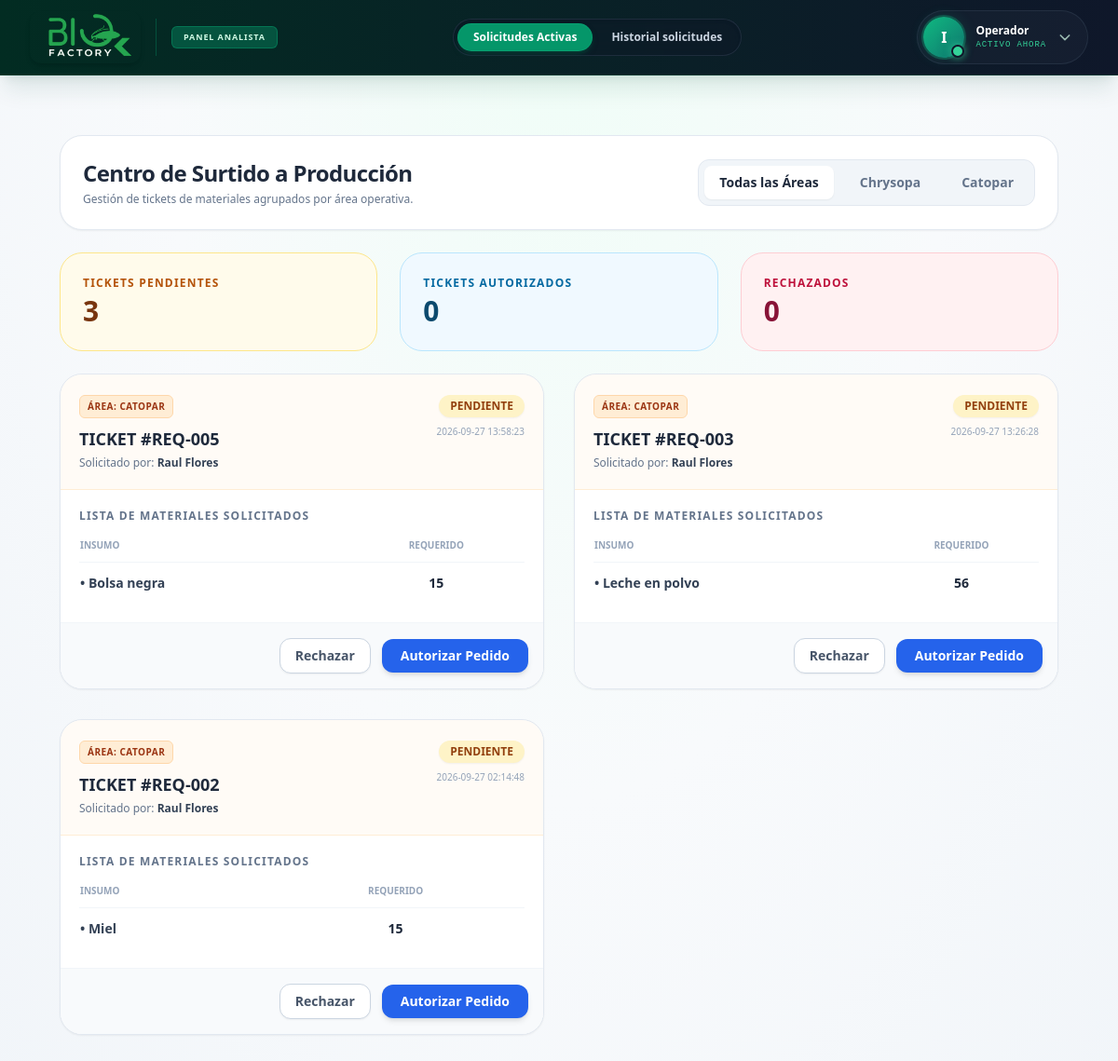
Screenshot of /inventario/solicitudes with the database file from the repository.
### tables this page shows
CREATE TABLE USUARIOS (
    id_usuario INTEGER PRIMARY KEY AUTOINCREMENT,
    id_area INTEGER,
    nombre_usuario VARCHAR(150) NOT NULL,
    puesto VARCHAR(100),
    nip_firma VARCHAR(50)
, estatus TEXT DEFAULT 'Activo');

CREATE TABLE "SOLICITUDES_MATERIAL" (
    "id_solicitud" INTEGER PRIMARY KEY AUTOINCREMENT,
    "id_area_solicitante" INTEGER,
    "id_operador" INTEGER,
    "fecha_solicitud" DATETIME DEFAULT CURRENT_TIMESTAMP,
    "estatus" TEXT
);

CREATE TABLE MATERIALES (

    id_material INTEGER PRIMARY KEY AUTOINCREMENT,

    id_area INTEGER,

    nombre_material VARCHAR(150) NOT NULL,

    presentacion VARCHAR(100)

);

### routes/inventario.py (the view)
@inventario_bp.route('/solicitudes')
def listar_solicitudes():
    try:
        conn = sqlite3.connect(r'C:\Users\maryt\OneDrive\Escritorio\Proyecto\SF_Koppert\Bd_SIO-AGRO.db')
        conn.row_factory = sqlite3.Row
        cursor = conn.cursor()
        cursor.execute("""
            SELECT
                SM.id_solicitud,
                SM.fecha_solicitud,
                SM.estatus,
                U.nombre_usuario,
                A.nombre_area,
                M.nombre_material,
                SD.cantidad_solicitada
            FROM SOLICITUDES_MATERIAL SM
            JOIN USUARIOS U ON SM.id_operador = U.id_usuario
            JOIN CAT_AREAS A ON SM.id_area_solicitante = A.id_area
            JOIN SOLICITUDES_DETALLE SD ON SM.id_solicitud = SD.id_solicitud
            JOIN MATERIALES M ON SD.id_material = M.id_material
            WHERE SM.estatus IN ('Pendiente', 'Autorizado')
            ORDER BY SM.id_solicitud DESC
        """)
        filas = cursor.fetchall()
        tickets_dict = {}
        for fila in filas:
            folio = fila['id_solicitud']
            if folio not in tickets_dict:
                tickets_dict[folio] = {
                    'folio_ticket': folio,
                    'fecha_solicitud': fila['fecha_solicitud'],
                    'estatus': fila['estatus'],
                    'nombre_usuario': fila['nombre_usuario'],
                    'nombre_area': fila['nombre_area'],
                    'materiales': []
                }
            tickets_dict[folio]['materiales'].append({
                'nombre': fila['nombre_material'],
                'cantidad': fila['cantidad_solicitada']
            })
        tickets = list(tickets_dict.values())
        conn.close()
    except Exception as e:
        print(f"Error en inventario: {e}")
        tickets = []
    return render_template('inventario/solicitudes.html', tickets=tickets)

### templates/inventario/solicitudes.html (shortened to what this page needs)
{% extends "inventario/base_inventario.html" %}
{% block navbar_menu %}
<div class="flex items-center gap-1 p-1 bg-slate-900/40 rounded-full border border-slate-700/50 backdrop-blur-md shadow-inner">
    <a href="{{ url_for('inventario.listar_solicitudes') }}" class="flex items-center gap-1.5 px-3 sm:px-4 py-1.5 rounded-full text-[11px] sm:text-xs font-bold text-white bg-emerald-600 shadow-md shadow-emerald-900/50 border border-emerald-500/30 transition-all cursor-default whitespace-nowrap">
        Solicitudes Activas
    </a>
    <a href="{{ url_for('inventario.historial_solicitudes') }}" class="px-3 sm:px-4 py-1.5 rounded-full text-[11px] sm:text-xs font-bold text-slate-300 hover:text-white hover:bg-slate-700/50 transition-all whitespace-nowrap">
        Historial solicitudes
    </a>
</div>
{% endblock %}
{% block content %}
    <main class="flex-1 overflow-y-auto p-4 sm:p-8">
        <div class="max-w-7xl mx-auto space-y-6">
            <div class="flex flex-col md:flex-row justify-between items-start md:items-center bg-white p-5 sm:p-6 rounded-3xl shadow-sm border border-slate-200 gap-4">
                <div class="w-full md:w-auto">
                    <h1 class="text-xl md:text-2xl font-black text-slate-800 tracking-tight">Centro de Surtido a Producción</h1>
                    <p class="text-xs text-slate-500 font-medium mt-1">Gestión de tickets de materiales agrupados por área operativa.</p>
                </div>
                <div class="w-full md:w-auto overflow-x-auto hide-scroll pb-1 md:pb-0">
                    <div class="inline-flex items-center space-x-1.5 sm:space-x-3 bg-slate-100 p-1.5 rounded-xl border border-slate-200 min-w-max">
                        <button class="tab-btn active bg-white text-slate-800 shadow-sm px-3 sm:px-4 py-2 rounded-lg text-xs sm:text-sm font-bold transition-all whitespace-nowrap" data-target="all">Todas las Áreas</button>
                        <button class="tab-btn text-slate-500 hover:text-slate-700 px-3 sm:px-4 py-2 rounded-lg text-xs sm:text-sm font-bold transition-all whitespace-nowrap" data-target="chrysopa">Chrysopa</button>
                        <button class="tab-btn text-slate-500 hover:text-slate-700 px-3 sm:px-4 py-2 rounded-lg text-xs sm:text-sm font-bold transition-all whitespace-nowrap" data-target="catopar">Catopar</button>
                    </div>
                </div>
            </div>
            <div class="grid grid-cols-1 md:grid-cols-3 gap-4 sm:gap-6 mb-8">
                <div class="bg-amber-50 p-4 sm:p-6 rounded-2xl sm:rounded-3xl border border-amber-200 flex flex-col sm:flex-row sm:items-center justify-between gap-2">
                    <div>
                        <p class="text-[10px] sm:text-xs font-bold text-amber-700 uppercase tracking-widest leading-tight">Tickets Pendientes</p>
                        <p class="text-2xl sm:text-3xl font-black text-amber-900 mt-1">
                            {{ tickets | selectattr('estatus', 'equalto', 'Pendiente') | list | length }}
                        </p>
                    </div>
                </div>
                <div class="bg-sky-50 p-4 sm:p-6 rounded-2xl sm:rounded-3xl border border-sky-200 flex flex-col sm:flex-row sm:items-center justify-between gap-2">
                    <div>
                        <p class="text-[10px] sm:text-xs font-bold text-sky-700 uppercase tracking-widest leading-tight">Tickets Autorizados</p>
                        <p class="text-2xl sm:text-3xl font-black text-sky-900 mt-1">
                            {{ tickets | selectattr('estatus', 'equalto', 'Autorizado') | list | length }}
                        </p>
                    </div>
                </div>
                <div class="bg-rose-50 p-4 sm:p-6 rounded-2xl sm:rounded-3xl border border-rose-200 flex flex-col sm:flex-row sm:items-center justify-between gap-2 transition-all hover:bg-rose-100">
                    <div>
                        <p class="text-[10px] sm:text-xs font-bold text-rose-700 uppercase tracking-widest leading-tight">Rechazados</p>
                        <p class="text-2xl sm:text-3xl font-black text-rose-900 mt-1">
                            {{ total_rechazados | default(0) }}
                        </p>
                    </div>
                </div>
            </div>
            <div class="grid grid-cols-1 lg:grid-cols-2 gap-6 sm:gap-8 pb-10">
                {% for ticket in tickets %}
                <div class="req-card bg-white rounded-3xl shadow-sm border border-slate-200 overflow-hidden flex flex-col" data-area="{{ 'chrysopa' if ticket['nombre_area'] == 'Chrysopa' else 'catopar' }}">
                    {% if ticket['nombre_area'] == 'Chrysopa' %}
                    <div class="bg-blue-50/50 p-4 sm:p-5 border-b border-blue-100 flex justify-between items-start">
                        <div>
                            <div class="inline-flex items-center gap-1.5 px-2 py-1 rounded-md bg-blue-100 border border-blue-200 text-blue-800 text-[10px] font-black uppercase tracking-wider mb-2">
                                Área: Chrysopa
                            </div>
                    {% else %}
                    <div class="bg-orange-50/50 p-4 sm:p-5 border-b border-orange-100 flex justify-between items-start">
                        <div>
                            <div class="inline-flex items-center gap-1.5 px-2 py-1 rounded-md bg-orange-100 border border-orange-200 text-orange-800 text-[10px] font-black uppercase tracking-wider mb-2">
                                Área: Catopar
                            </div>
                    {% endif %}
                            <h2 class="text-lg font-black text-slate-800">TICKET #REQ-00{{ ticket['folio_ticket'] }}</h2>
                            <p class="text-xs text-slate-500 font-medium mt-1">Solicitado por: <span class="font-bold text-slate-700">{{ ticket['nombre_usuario'] }}</span></p>
                        </div>
                        <div class="text-right">
                            <span class="inline-flex items-center px-3 py-1 rounded-full text-xs font-black uppercase shadow-sm
                                {% if ticket['estatus']|upper == 'AUTORIZADO' %} bg-sky-100 text-sky-800 {% else %} bg-amber-100 text-amber-800 {% endif %}">
                                {{ ticket['estatus'] }}
                            </span>
                            <p class="text-[10px] text-slate-400 font-medium mt-2">{{ ticket['fecha_solicitud'] }}</p>
                        </div>
                    </div>
                    <div class="p-4 sm:p-5 flex-1">
                        <h3 class="text-xs font-bold text-slate-500 uppercase tracking-widest mb-3">Lista de Materiales Solicitados</h3>
                        <table class="w-full text-left text-sm">
                            <thead>
                                <tr class="text-slate-400 text-[10px] uppercase border-b border-slate-100">
                                    <th class="pb-2 font-bold">Insumo</th>
                                    <th class="pb-2 font-bold text-center">Requerido</th>
                                </tr>
                            </thead>
                            <tbody class="divide-y divide-slate-50">
                                {% for mat in ticket['materiales'] %}
                                <tr>
                                    <td class="py-3 font-semibold text-slate-700">&bull; {{ mat['nombre'] }}</td>
                                    <td class="py-3 text-center font-black text-slate-800">{{ mat['cantidad'] }}</td>
                                </tr>
                                {% endfor %}
                            </tbody>
                        </table>
                    </div>
                    <div class="bg-slate-50 p-4 border-t border-slate-100">
                        <form action="{{ url_for('inventario.actualizar_ticket', folio=ticket['folio_ticket']) }}" method="POST" class="flex flex-col sm:flex-row justify-end items-center gap-3 w-full">
                            {% if ticket['estatus']|upper == 'PENDIENTE' %}
                                <button type="submit" name="accion" value="rechazar" class="w-full sm:w-auto bg-white border border-slate-300 text-slate-600 px-4 py-2 rounded-xl text-sm font-bold hover:bg-slate-100 transition-colors shadow-sm">
                                    Rechazar
                                </button>
                                <button type="submit" name="accion" value="autorizar" class="w-full sm:w-auto bg-blue-600 text-white px-5 py-2 rounded-xl text-sm font-bold hover:bg-blue-700 transition-colors shadow-md">
                                    Autorizar Pedido
                                </button>
                            {% endif %}
                        </form>
                    </div>
                </div>
                {% else %}
                <div class="col-span-1 lg:col-span-2 text-center text-slate-500 py-10 bg-white rounded-3xl border border-slate-200 border-dashed">
                    <p class="font-bold text-lg mb-1">Todo limpio ✨</p>
                    <p class="text-sm">No hay solicitudes pendientes en este momento.</p>
                </div>
                {% endfor %}
            </div>
        </div>
    </main>
{% endblock %}

### templates/inventario/base_inventario.html (shortened to what this page needs)
<!DOCTYPE html>
<html lang="es">
<head>
    <script src="https://cdn.tailwindcss.com"></script>
</head>
<body class="bg-[radial-gradient(ellipse_at_top,_var(--tw-gradient-stops))] from-emerald-50/80 via-slate-50 to-slate-100 flex flex-col h-screen font-sans overflow-hidden relative">
    <nav class="flex-shrink-0 bg-gradient-to-r from-emerald-950 to-slate-900 text-emerald-100 shadow-xl shadow-emerald-900/10 z-30 border-b border-emerald-900/50">
        <div class="max-w-7xl mx-auto px-4 sm:px-6 lg:px-8">
            <div class="flex flex-wrap md:flex-nowrap items-center justify-between py-2 md:h-20 gap-y-3">
                <div class="flex items-center shrink-0">
                    <img src="{{ url_for('static', filename='imagenes/logo/biofactory.jpg') }}" alt="Logo Biofactory" class="h-10 md:h-14 w-auto object-contain rounded-xl shadow-md">
                    <div class="hidden sm:flex flex-col justify-center">
                        <span class="text-[9px] bg-emerald-800/80 text-emerald-100 px-2 md:px-3 py-1 rounded-md font-bold uppercase tracking-widest border border-emerald-600/50 shadow-sm shadow-emerald-900/20">Panel Analista</span>
                    </div>
                </div>
                <div class="w-full md:flex-1 md:min-w-0 order-last md:order-none overflow-x-auto hide-scroll flex md:justify-center pb-2 md:pb-0 px-2">
                    {% block navbar_menu %}
                    {% endblock %}
                </div>
                <div class="flex items-center shrink-0 relative">
                    <button id="user-menu-btn" class="group flex items-center gap-2 sm:gap-3 bg-slate-800/40 hover:bg-slate-700/60 p-1.5 pr-3 sm:pr-4 rounded-full transition-all active:scale-95 touch-manipulation focus:outline-none focus:ring-2 focus:ring-emerald-400 focus:ring-offset-2 focus:ring-offset-slate-900 border border-slate-700/50">
                        <div class="relative flex items-center justify-center w-9 h-9 md:w-11 md:h-11 rounded-full bg-gradient-to-br from-emerald-500 to-teal-700 shadow-[0_0_15px_rgba(16,185,129,0.2)] ring-2 ring-emerald-500/30 group-hover:ring-emerald-400 group-hover:shadow-[0_0_20px_rgba(16,185,129,0.4)] transition-all">
                            <span class="text-white font-black text-sm md:text-base drop-shadow-lg">
                                {{ session.get('nombre', 'I')[0]|upper if session.get('nombre') else 'I' }}
                            </span>
                            <span class="absolute bottom-0 right-0 w-3 h-3 md:w-3.5 md:h-3.5 bg-emerald-400 border-2 border-slate-900 rounded-full shadow-[0_0_8px_rgba(52,211,153,0.8)]"></span>
                        </div>
                        <div class="hidden sm:block text-left">
                            <p class="text-xs font-bold text-white leading-tight truncate max-w-[130px] drop-shadow-sm">{{ session.get('nombre', 'Operador') }}</p>
                            <p class="text-[9px] text-emerald-400 font-mono tracking-widest uppercase mt-0.5 font-medium">Activo ahora</p>
                        </div>
                        <svg class="w-4 h-4 text-emerald-100/70 group-hover:text-white transition-colors" fill="none" stroke="currentColor" viewBox="0 0 24 24"><path stroke-linecap="round" stroke-linejoin="round" stroke-width="2.5" d="M19 9l-7 7-7-7"></path></svg>
                    </button>
                </div>
            </div>
        </div>
    </nav>
    <main class="flex-1 overflow-y-auto p-4 sm:p-8 relative">
        <div class="max-w-6xl mx-auto relative z-10 space-y-4">
            {% block content %}
            {% endblock %}
        </div>
    </main>
</body>
</html>

### rows the page displays
USUARIOS: get "Operador", folio_ticket "5", nombre_usuario "Raul Flores", estatus "PENDIENTE", fecha_solicitud "2026-09-27 13:58:23", nombre "Bolsa negra", cantidad "15", folio_ticket "3", fecha_solicitud "2026-09-27 13:26:28", nombre "Leche en polvo", cantidad "56", folio_ticket "2", fecha_solicitud "2026-09-27 02:14:48", nombre "Miel"

### other values shown
{{ session.get('nombre', 'I')[0]|upper if session.get('nombre') else 'I' }} "I"
{{ total_rechazados | default(0) }} "0"
